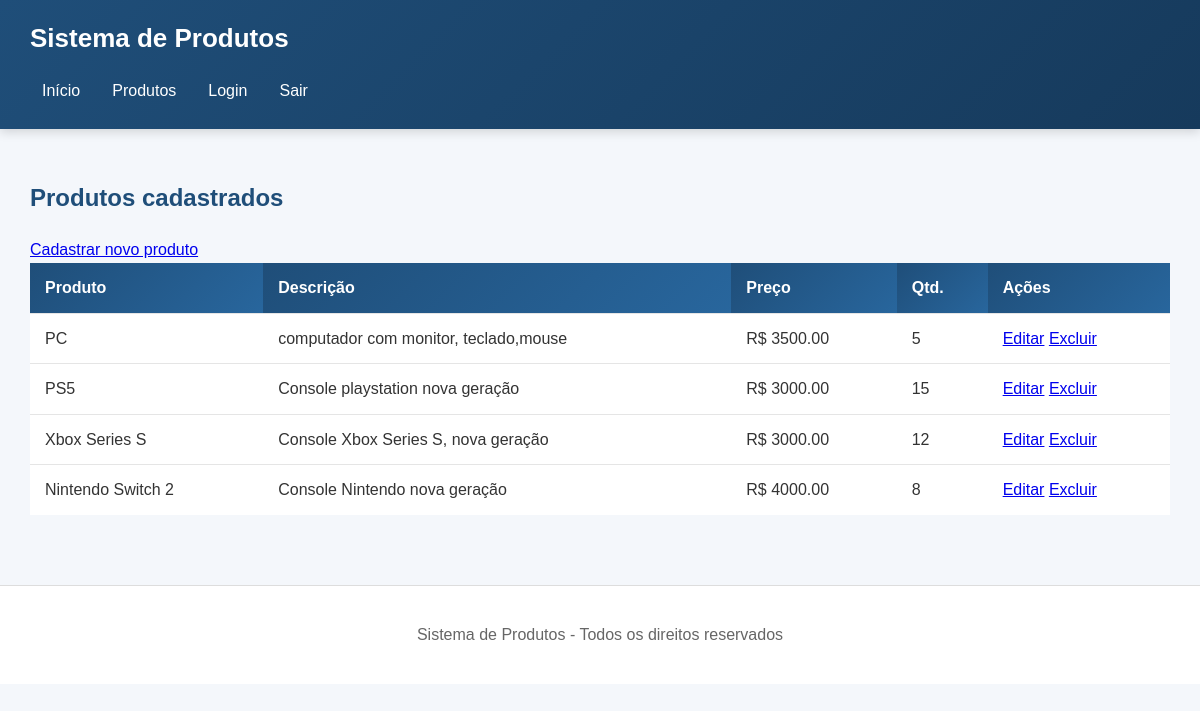
Page /produtos/listar.php (signed in) on the committed database.
### tables this page shows
CREATE TABLE `produtos` (
  `id` int(11) NOT NULL,
  `nome` varchar(100) NOT NULL,
  `descricao` varchar(255) NOT NULL,
  `preco` decimal(10,2) NOT NULL,
  `quantidade` int(11) NOT NULL
);

### produtos/listar.php (the view, shortened to what this page needs)
<?php
require __DIR__ . '/../conexao.php';
$sql = "SELECT * FROM produtos";
$resultado = mysqli_query($conexao, $sql);
?>
<?php require __DIR__ . '/../cabecalho.php'; ?>
<main>
    <h2>Produtos cadastrados</h2>
    <a href="cadastrar.php">Cadastrar novo produto</a>
    <table>
        <tr>
            <th>Produto</th>
            <th>Descrição</th>
            <th>Preço</th>
            <th>Qtd.</th>
            <th>Ações</th>
        </tr>
        <?php while ($produto = mysqli_fetch_assoc($resultado)) { ?>
            <tr>
                <td><?php echo $produto['nome']; ?></td>
                <td><?php echo $produto['descricao']; ?></td>
                <td>R$ <?php echo $produto['preco']; ?></td>
                <td><?php echo $produto['quantidade']; ?></td>
                <td>
                    <a href="atualizar.php?id=<?php echo $produto['id'];
                    ?>">Editar</a>
                    <a href="excluir.php?id=<?php echo $produto['id'];
                    ?>">Excluir</a>
                </td>
            </tr>
        <?php } ?>
    </table>
</main>
<?php require __DIR__ . '/../rodape.php'; ?>

### css/style.css (style rules this page uses)
* { box-sizing: border-box; }
body { font-family: Arial, sans-serif; margin: 0; background: #f4f7fb; color: #333; line-height: 1.6; }
main { width: 100%; max-width: 1200px; margin: 0 auto; padding: 30px; }
main h1, main h2, main h3 { color: #1f4e79; }
table { width: 100%; min-width: 600px; border-collapse: collapse; background-color: white; }
table th, table td { border-bottom: 1px solid #e5e5e5; padding: 12px 15px; text-align: left; }
table th { background: linear-gradient(135deg, #1f4e79, #28669d); color: white; font-weight: bold; }
table tr:last-child td { border-bottom: none; }
table tbody tr { transition: 0.2s; }

### rows in the picture
produtos: nome "PC", descricao "computador com monitor, teclado,mouse", preco "3500.00", quantidade "5"
produtos: nome "PS5", descricao "Console playstation nova geração", preco "3000.00", quantidade "15"
produtos: nome "Xbox Series S", descricao "Console Xbox Series S, nova geração", preco "3000.00", quantidade "12"
produtos: nome "Nintendo Switch 2", descricao "Console Nintendo nova geração", preco "4000.00", quantidade "8"
